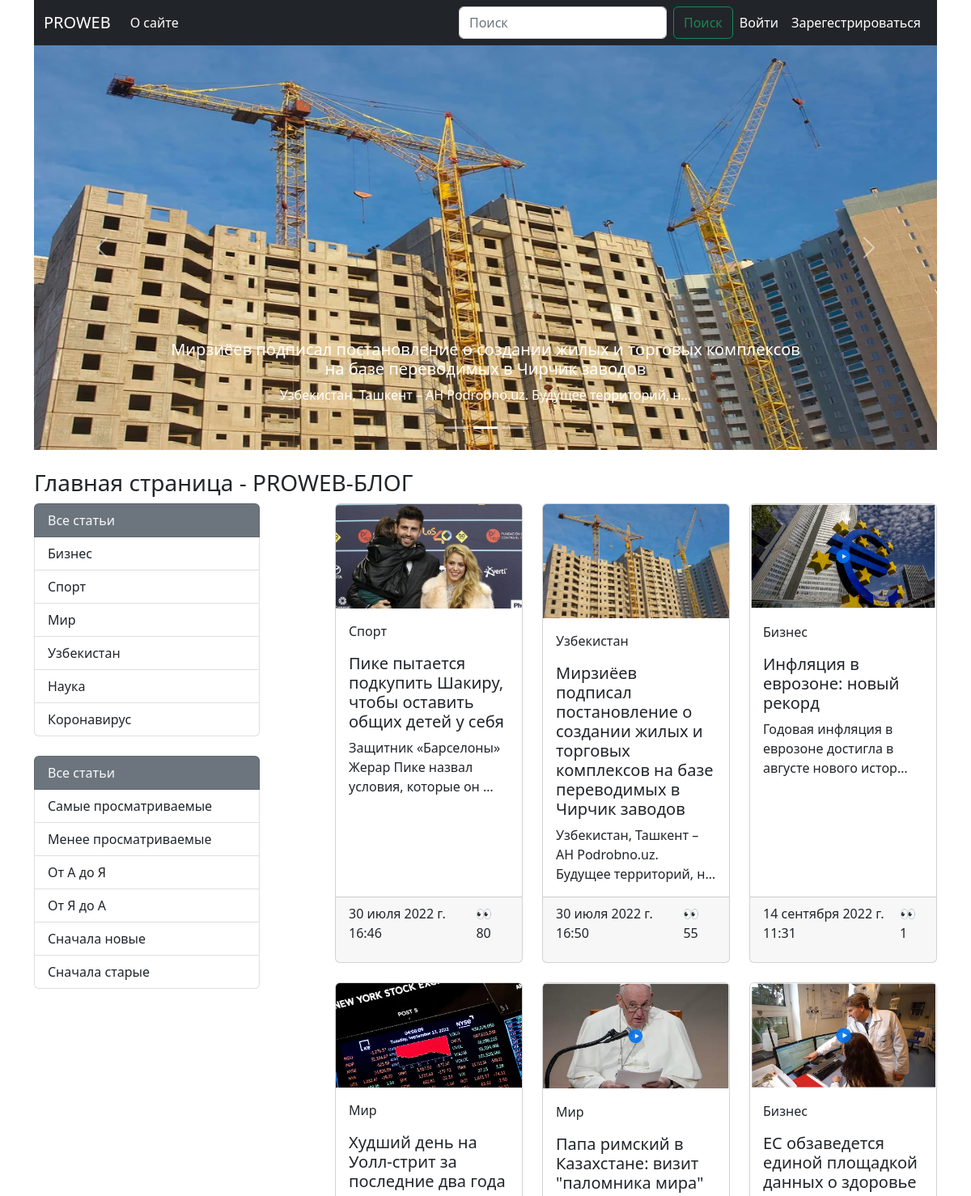
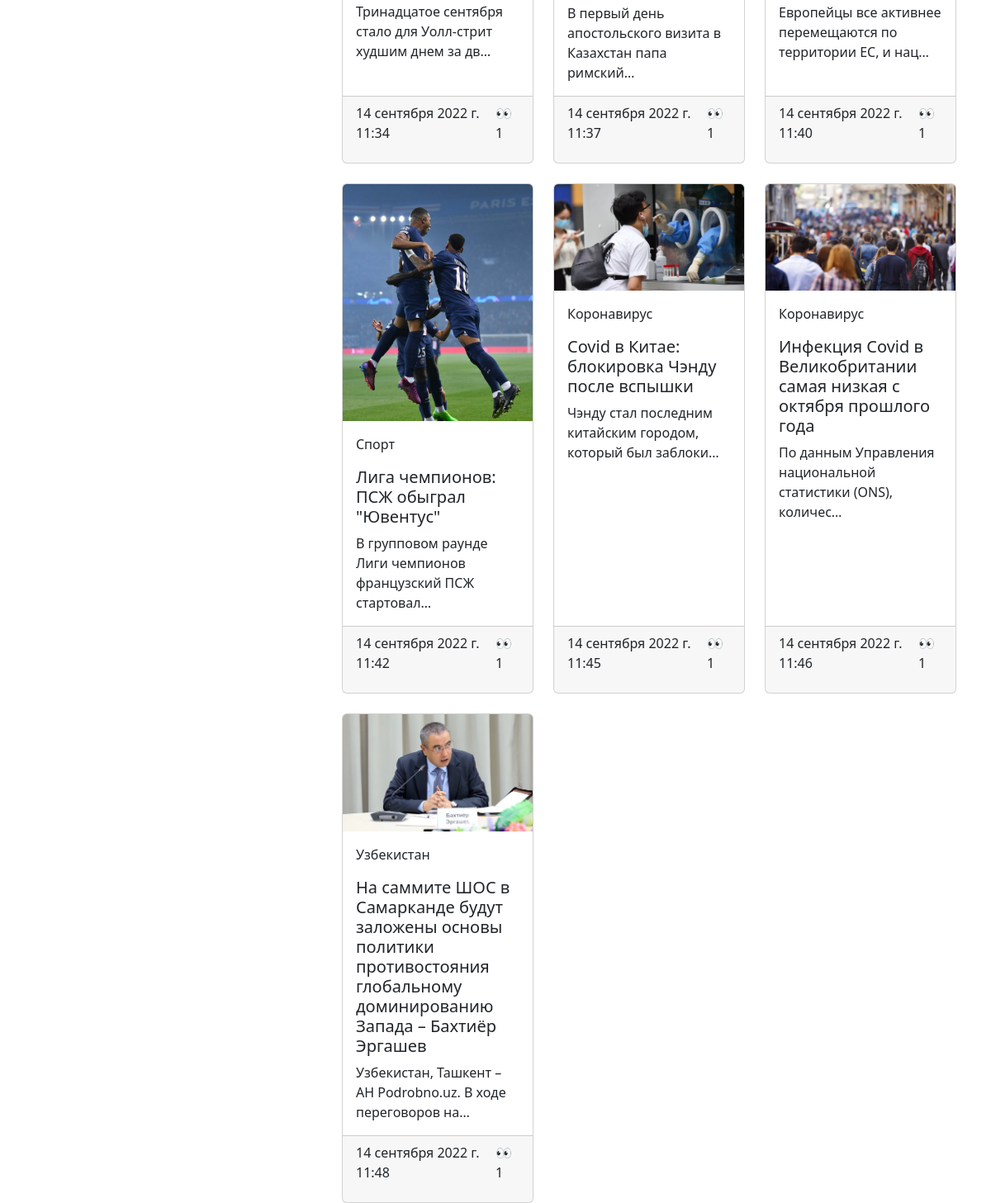
The page / on the database its author committed (2 pictures, top to bottom).
### blog/models.py (models this page shows, shortened)
class Article(models.Model):
    title = models.CharField(max_length=255, verbose_name='Заголовок статьи')
    content = models.TextField(verbose_name='Содержание статьи')
    photo = models.ImageField(upload_to=f'photos/', verbose_name='Фотография', null=True, blank=True)
    created_at = models.DateTimeField(auto_now_add=True, verbose_name='Дата создания')
    updated_at = models.DateTimeField(auto_now=True, verbose_name='Дата последнего изменения')
    publish = models.BooleanField(default=True, verbose_name='Статус публикации')
    views = models.IntegerField(default=0, verbose_name='Количество просмотров')
    category = models.ForeignKey(Category, on_delete=models.CASCADE)
    def get_photo(self):  # если у себя есть фото, то вернуть его url, иначе ссылка
        if self.photo:
            return self.photo.url
        else:
            return 'https://media-cldnry.s-nbcnews.com/image/upload/newscms/2019_01/2705191/nbc-social-default.png'
    class Meta:
        verbose_name = 'Статья'
        verbose_name_plural = 'Статьи'

class Category(models.Model):
    title = models.CharField(max_length=30, unique=True, verbose_name='Название категории')  # title VARCHAR(30)
    def get_absolute_url(self):
        return reverse('category', kwargs={'category_id': self.pk})
    def __str__(self):
        return self.title
    class Meta:
        verbose_name = 'Категория'
        verbose_name_plural = 'Категории'

### blog/views.py (the view)
# urls.py: path('', ArticleListView.as_view(), name='index'),
class ArticleListView(ListView):  # article_list.html - если не указать
    model = Article
    template_name = 'blog/index.html'  # иначе адрес article_list.html
    context_object_name = 'articles'  # иначе имя будет objects
    extra_context = {
        'title': 'Главная страница - PROWEB-БЛОГ'
    }
    def get_queryset(self):
        articles = Article.objects.all()
        sort_field = self.request.GET.get('sort')
        if sort_field:
            articles = articles.order_by(sort_field)
        return articles
    def get_context_data(self, *, object_list=None, **kwargs):
        context = super().get_context_data()
        articles = Article.objects.all()
        articles = articles.order_by('created_at')
        context['slider'] = articles[:5]
        return context

### blog/templatetags/blog_tags.py (called while the page is built)
@register.simple_tag()
def get_categories():
   categories = Category.objects.all()
   return categories

@register.simple_tag()
def get_sorters():
   sorters = {
      '-views': 'Самые просматриваемые',
      'views': 'Менее просматриваемые',
      '-title': 'От А до Я',
      'title': 'От Я до А',
      '-created_at': 'Сначала новые',
      'created_at': 'Сначала старые'
   }
   return sorters

### blog/templates/blog/index.html (shortened to what this page needs)
{% extends 'base.html' %}
{% block main %}
<div id="carouselExampleCaptions" class="carousel slide" data-bs-ride="carousel">
    <div class="carousel-indicators">
        <button type="button" data-bs-target="#carouselExampleCaptions" data-bs-slide-to="0" class="active"
                aria-current="true" aria-label="Slide 1"></button>
        <button type="button" data-bs-target="#carouselExampleCaptions" data-bs-slide-to="1"
                aria-label="Slide 2"></button>
        <button type="button" data-bs-target="#carouselExampleCaptions" data-bs-slide-to="2"
                aria-label="Slide 3"></button>
    </div>
    <div class="carousel-inner">
        {% for article in slider %}
        <div class="carousel-item {% if forloop.first %}active{% endif %}" data-bs-interval="2500">
            <img src="{{ article.get_photo }}" class="d-block w-100" alt="..." width="100px" height="500px">
            <div class="carousel-caption d-none d-md-block">
                <h5>{{ article.title }}</h5>
                <p>{{ article.content|truncatechars:60 }}</p>
            </div>
        </div>
        {% endfor %}
    </div>
    <button class="carousel-control-prev" type="button" data-bs-target="#carouselExampleCaptions" data-bs-slide="prev">
        <span class="carousel-control-prev-icon" aria-hidden="true"></span>
    </button>
    <button class="carousel-control-next" type="button" data-bs-target="#carouselExampleCaptions" data-bs-slide="next">
        <span class="carousel-control-next-icon" aria-hidden="true"></span>
    </button>
</div>
<div class="main mt-4">
    <h6 class="h3">{{ title }}</h6>
    <div class="d-flex justify-content-between">
        <div class="col-3">
            {% include 'blog/components/_sidebar.html' %}
            <br>
            {% include 'blog/components/_sort.html' %}
        </div>
        <div class="col-8">
            <div class="row row-cols-1 row-cols-md-3 g-4">
                {% for article in articles %}
                {% include 'blog/components/_card.html' %}
                {% endfor %}
            </div>
        </div>
    </div>
</div>
{% endblock main %}

### templates/base.html (shortened to what this page needs)
<!doctype html>
<html lang="en">
<head>
    <link href="https://cdn.jsdelivr.net/npm/bootstrap@5.2.0-beta1/dist/css/bootstrap.min.css" rel="stylesheet"
>
</head>
<body>
    <div class="container">
    <header>
        {% include 'components/_navbar.html' %}
    </header>
    <main>
        {% block main %}
        {% endblock main %}
    </main>
    </div>
</body>
</html>

### templates/components/_navbar.html (shortened to what this page needs)
<nav class="navbar navbar-expand-lg navbar-dark bg-dark">
    <div class="container-fluid">
        <a class="navbar-brand" href="{% url 'index' %}">PROWEB</a>
        <div class="collapse navbar-collapse" id="navbarSupportedContent">
            <ul class="navbar-nav me-auto mb-2 mb-lg-0">
                <li class="nav-item">
                    <a class="nav-link active" href="{% url 'about_site' %}">О сайте</a>
                </li>
            </ul>
            <ul class="navbar-nav mb-2 mb-lg-0">
                <form class="d-flex" role="search" method="get" action="{% url 'search' %}">
                    <input name="q" class="form-control me-2" type="search" placeholder="Поиск" aria-label="Поиск">
                    <button class="btn btn-outline-success" type="submit">Поиск</button>
                </form>
                {% if not request.user.is_authenticated %}
                <li class="nav-item">
                    <a class="nav-link active" href="{% url 'login' %}">Войти</a>
                </li>
                <li class="nav-item">
                    <a class="nav-link active" href="{% url 'register' %}">Зарегестрироваться</a>
                </li>
                {% endif %}
            </ul>
        </div>
    </div>
</nav>

### blog/templates/blog/components/_sidebar.html
{% load blog_tags %}
<div class="list-group">
        <a href="{% url 'index' %}" class="list-group-item list-group-item-action {% if 'Главная' in title %}bg-secondary text-light{% endif %}">Все статьи</a>
    {% get_categories as categories %}
    {% for category in categories %}
    <a href="{{ category.get_absolute_url }}" class="list-group-item list-group-item-action {% if category.title in title %}bg-secondary text-light{% endif %}">{{ category }}</a>
    {% endfor %}
</div>

### blog/templates/blog/components/_sort.html
{% load blog_tags %}
<div class="list-group">
        <a href="{% url 'index' %}" class="list-group-item list-group-item-action {% if 'Главная' in title %}bg-secondary text-light{% endif %}">Все статьи</a>
    {% get_sorters as sorters %}
    {% for key, value in sorters.items %}
    <a href="?sort={{ key }}" class="list-group-item list-group-item-action {% if key in request %}bg-secondary text-light{% endif %}">{{ value }}</a>
    {% endfor %}
</div>

### blog/templates/blog/components/_card.html
<div class="col">
    <a href="{% url 'article_detail' article.pk %}" class="text-dark" style="text-decoration: none">
        <div class="card h-100">
            <img src="{{ article.get_photo }}" class="card-img-top" alt="...">
            <div class="card-body">
                <p class="card-text">{{ article.category }}</p>
                <h5 class="card-title">{{ article.title }}</h5>
                <p class="card-text">{{ article.content|truncatechars:60 }}</p>
            </div>
            <div class="card-footer d-flex justify-content-between">
                <p class="card-text">{{ article.created_at }}</p>
                <p class="card-text">👀 {{ article.views }}</p>
            </div>
        </div>
    </a>
</div>

### rows shown on the page
Article: get_photo (picture), title "Мирзиёев подписал постановление о создании жилых и торговых комплексов на базе переводимых в Чирчик заводов", content "Узбекистан, Ташкент – АН Podrobno.uz. Будущее территорий, н…", category "Узбекистан", created_at "30 июля 2022 г. 16:50", views "55"
Category: title "Бизнес"
Category: title "Спорт"
Category: title "Мир"
Category: title "Узбекистан"
Category: title "Наука"
Category: title "Коронавирус"
Article: get_photo (picture), category "Спорт", title "Пике пытается подкупить Шакиру, чтобы оставить общих детей у себя", content "Защитник «Барселоны» Жерар Пике назвал условия, которые он …", created_at "30 июля 2022 г. 16:46", views "80"
Article: get_photo (picture), category "Бизнес", title "Инфляция в еврозоне: новый рекорд", content "Годовая инфляция в еврозоне достигла в августе нового истор…", created_at "14 сентября 2022 г. 11:31", views "1"
Article: get_photo (picture), category "Мир", title "Худший день на Уолл-стрит за последние два года", content "Тринадцатое сентября стало для Уолл-стрит худшим днем за дв…", created_at "14 сентября 2022 г. 11:34", views "1"
Article: get_photo (picture), category "Мир", title "Папа римский в Казахстане: визит \"паломника мира\"", content "В первый день апостольского визита в Казахстан папа римский…", created_at "14 сентября 2022 г. 11:37", views "1"
Article: get_photo (picture), category "Бизнес", title "ЕС обзаведется единой площадкой данных о здоровье", content "Европейцы все активнее перемещаются по территории ЕС, и нац…", created_at "14 сентября 2022 г. 11:40", views "1"
Article: get_photo (picture), category "Спорт", title "Лига чемпионов: ПСЖ обыграл \"Ювентус\"", content "В групповом раунде Лиги чемпионов французский ПСЖ стартовал…", created_at "14 сентября 2022 г. 11:42", views "1"
Article: get_photo (picture), category "Коронавирус", title "Covid в Китае: блокировка Чэнду после вспышки", content "Чэнду стал последним китайским городом, который был заблоки…", created_at "14 сентября 2022 г. 11:45", views "1"
Article: get_photo (picture), category "Коронавирус", title "Инфекция Covid в Великобритании самая низкая с октября прошлого года", content "По данным Управления национальной статистики (ONS), количес…", created_at "14 сентября 2022 г. 11:46", views "1"
Article: get_photo (picture), category "Узбекистан", title "На саммите ШОС в Самарканде будут заложены основы политики противостояния глобальному доминированию Запада – Бахтиёр Эргашев", content "Узбекистан, Ташкент – АН Podrobno.uz. В ходе переговоров на…", created_at "14 сентября 2022 г. 11:48", views "1"

### other values the page prints
{{ title }} "Главная страница - PROWEB-БЛОГ"
{{ value }} "Самые просматриваемые" "Менее просматриваемые" "От А до Я" "От Я до А" "Сначала новые" "Сначала старые"
